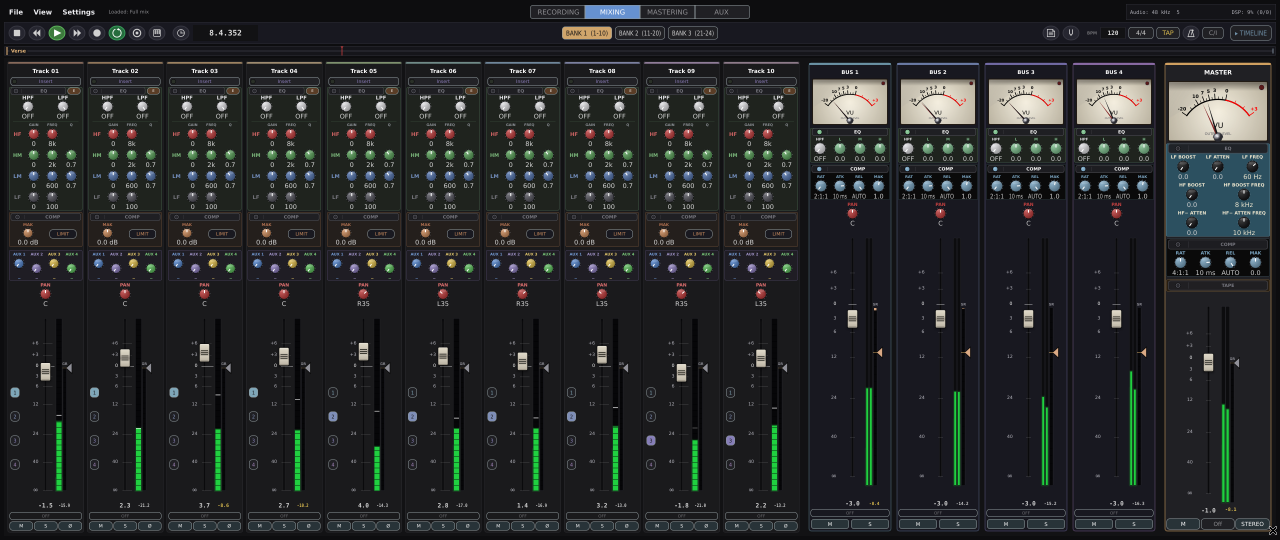
#> input picture assets/images/studio/console.webp, 2560 x 1080 px, found by its file name (shown at 1/2 size)
$ python social-cards.py
#> lines starting #> are read from the running program, lines starting #| are printed output that depends on the picture
"""Makes the link-preview images (og:image) in assets/images/social/.

Social sites show 1200x630 images without cropping and handle WebP unevenly, so each card
is a 1200x630 JPEG: the whole screenshot, scaled to fit inside a 24 px margin on the site
background colour.

- dusk-studio.jpg: the console screenshot; used by every page except plugin pages
- <slug>.jpg: the `screenshot` image of each page in _plugins/

Run from the repository root after changing any of those screenshots (needs Pillow):

    python3 .github/scripts/social-cards.py
"""
import glob
import os
import re

from PIL import Image

WIDTH, HEIGHT, MARGIN = 1200, 630, 24
BACKGROUND = (0x17, 0x18, 0x16)  # --color-bg in assets/css/showcase.css
OUT = "assets/images/social"

sources = {"dusk-studio": "assets/images/studio/console.webp"}
for page in sorted(glob.glob("_plugins/*.md")):
    front = open(page, encoding="utf-8").read().split("\n---", 1)[0]
    slug = re.search(r"^slug: *(\S+)", front, re.M)
    shot = re.search(r"^screenshot: *(\S+)", front, re.M)
    if slug and shot:
        sources[slug.group(1)] = shot.group(1).lstrip("/")

os.makedirs(OUT, exist_ok=True)
for name, src in sources.items():
    image = Image.open(src).convert("RGB")
#> image is the input picture: PIL image 2560x1080 RGB; mean R, G, B 38.3, 40.3, 41.2
    scale = min((WIDTH - 2 * MARGIN) / image.width, (HEIGHT - 2 * MARGIN) / image.height)
#> scale = 0.45
    image = image.resize((round(image.width * scale), round(image.height * scale)), Image.LANCZOS)
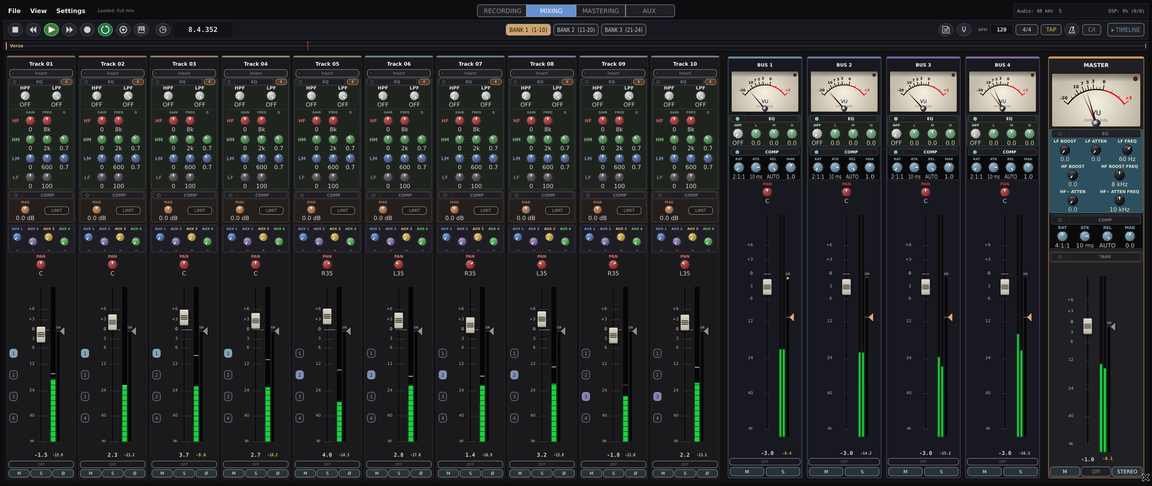
#> image: PIL image 1152x486 RGB; mean R, G, B 38.3, 40.3, 41.2
    card = Image.new("RGB", (WIDTH, HEIGHT), BACKGROUND)
    card.paste(image, ((WIDTH - image.width) // 2, (HEIGHT - image.height) // 2))
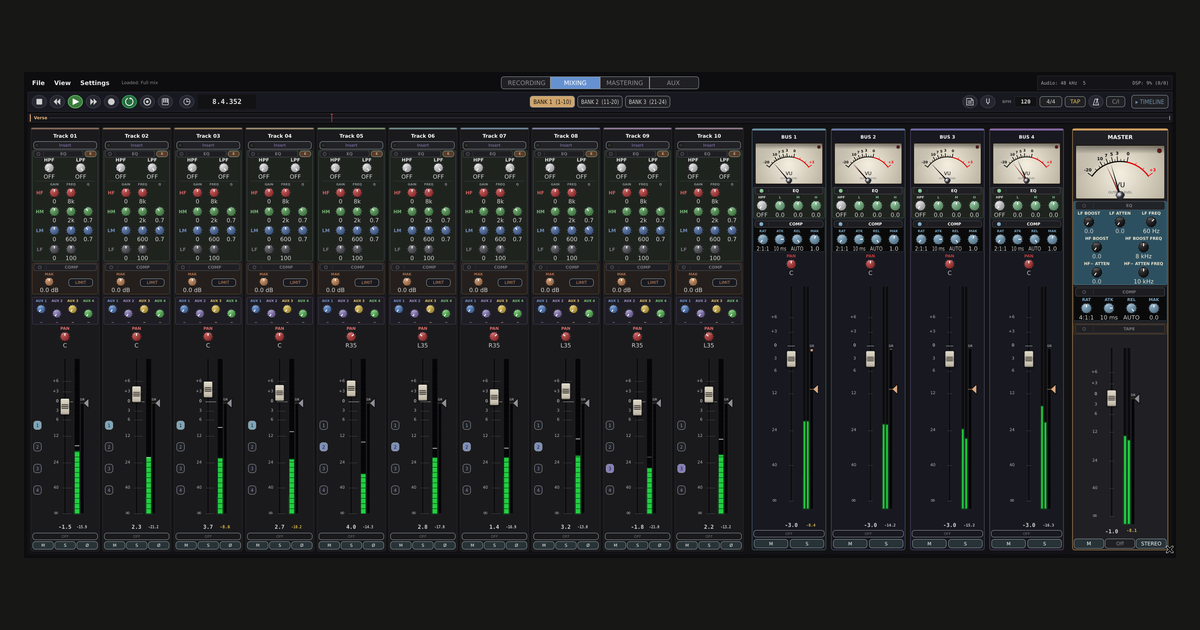
#> card: PIL image 1200x630 RGB; mean R, G, B 34.3, 36.1, 36.2
    path = f"{OUT}/{name}.jpg"
    card.save(path, "JPEG", quality=88, subsampling=0, optimize=True, progressive=True)
    print(f"{path}  {os.path.getsize(path) // 1024} KB  from {src}")
